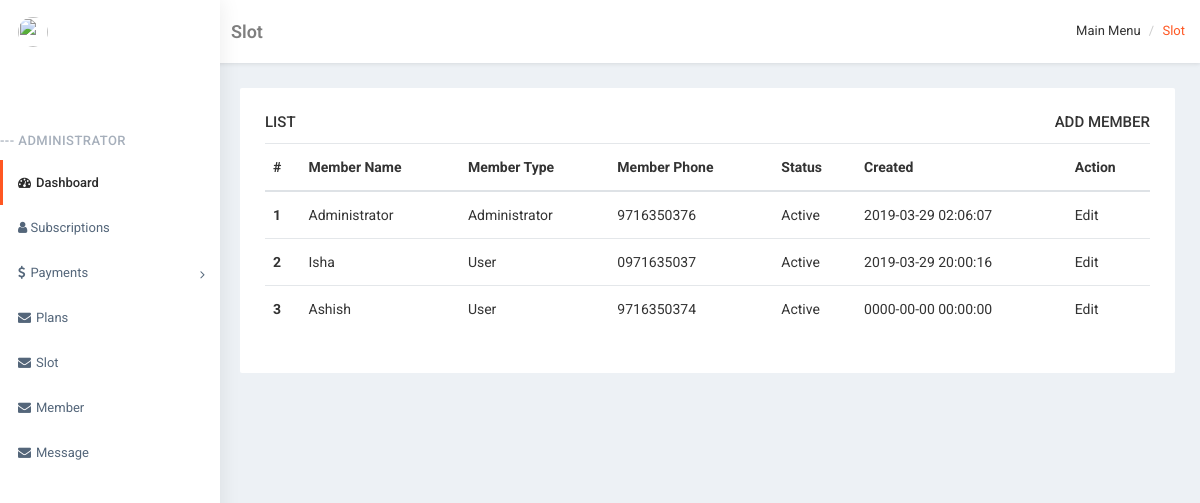
The page /user/member.php (signed in) on the database its author committed.
### tables this page shows
CREATE TABLE `members` (
  `MemberId` int(11) UNSIGNED NOT NULL,
  `MemberType` tinyint(1) NOT NULL DEFAULT '2',
  `MemberName` varchar(40) NOT NULL,
  `MemberEmailId` varchar(60) NOT NULL,
  `MembePhone` varchar(10) NOT NULL,
  `MemberGender` tinyint(1) NOT NULL DEFAULT '1',
  `MemberDob` date NOT NULL,
  `MemberJoiningDate` date NOT NULL,
  `MemberPassword` varchar(100) NOT NULL,
  `MemberAddress` text,
  `MemberActiveStatus` tinyint(1) NOT NULL DEFAULT '1',
  `created` datetime NOT NULL
);

### user/member.php (the view, shortened to what this page needs)
<?php include('header.php') ?>
<div class="adminbox-right" id="page-wrapper">
    <div class="container-fluid">
        <div class="flex-box bg-title">
            <div class="flex-box_left">
                <h4 class="page-title">Slot</h4>
            </div>
            <div class="flex-box_right">
                <ol class="breadcrumb">
                    <li>Main Menu</li>
                    <li class="active">Slot</li>
                </ol>
            </div>
        </div>
        <div class="row">
            <div class="col-md-12">
                <div class="white-box">
                    <div class="box-title">
                        <div class="caption ">
                            <span class="caption-subject font-dark bold uppercase">List</span>
                            <a href="member_form.php" class="caption-helper" style="float: right">Add Member</a>
                        </div>
                    </div>
                    <div class="box-body flip-scroll">
                        <table class="table table-bordered table-striped table-condensed flip-content">
                            <thead>
                                <tr>
                                    <th scope="col">#</th>
                                    <th scope="col">Member Name</th>
                                    <th scope="col">Member Type</th>
                                    <th scope="col">Member Phone</th>
                                    <th scope="col">Status</th>
                                    <th scope="col">Created</th>
                                    <th scope="col">Action</th>
                                </tr>
                            </thead>
                            <tbody>
                                <?php $check_query = "SELECT * FROM members"; $result = mysqli_query($db, $check_query); ?>
                                        <?php while ($res = mysqli_fetch_array($result)) { ?>
                                            <tr>
                                                <th scope="row"><?php echo $res['MemberId'] ?></th>
                                                <td><?php echo $res['MemberName'] ?></td>
                                                <td>
                                                    <?php
                                                    if($res['MemberType'] == 1) {
                                                        echo "Administrator";
                                                    }else{
                                                        echo "User";
                                                    }
                                                    ?>
                                                </td>
                                                <td><?php echo $res['MembePhone'] ?></td>
                                                <td>
                                                    <?php
                                                    if($res['MemberActiveStatus'] == 1) {
                                                        echo "Active";
                                                    }else{
                                                        echo "De-Active";
                                                    }
                                                    ?>
                                                </td>
                                                <td><?php echo $res['created'] ?></td>
                                                <td>
                                                    <a href="member_form.php?MemberId=<?php echo $res['MemberId'] ?>">Edit</a>
                                                </td>
                                            </tr>
                                        <?php } ?>
                            </tbody>
                        </table>
                    </div>
                </div>
            </div>
        </div>
    </div>
</div>
<?php include('footer.php') ?>

### user/header.php (shortened to what this page needs)
<html xmlns="http://www.w3.org/1999/xhtml">
<head>
    <link href="css/StyleSheet.css" rel="stylesheet" />
    <link href="css/font-awesome.css" rel="stylesheet" />
</head>
<body>
    <div class="adminbox">
        <div class="adminbox-left">
            <div class="sidebar">
                <div class="slimScrollDiv" style="position: relative; overflow: hidden; width: auto; height: 100%;">
                    <div class="sidebar-nav navbar-collapse slimscrollsidebar active" style="overflow: hidden; width: auto; height: 100%;">
                        <ul class="nav in" id="side-menu">
                            <li class="user-pro">
                                <a href="javascript:;" class="waves-effect">
                                    <img src="https://fitsigma.froid.works/fitsigma/images/user.svg" class="img-circle img-change">
                                    <span class="hide-menu"><?php echo $_SESSION['logged_user']['MemberName'] ?><span class="fa arrow"></span></span>
                                </a>
                                <ul class="nav nav-second-level collapse">
                                    <li><a href="index.php?logout=1"><i class="fa fa-power-off"></i>Logout</a></li>
                                </ul>
                            </li>
                            <li class="nav-small-cap m-t-10">--- <?php echo $_SESSION['logged_user']['MemberName'] ?></li>
                            <li><a href="index.php" class="waves-effect active"><i class="fa fa-tachometer mr5"></i><span class="hide-menu">Dashboard </span></a></li>
                            <?php if($_SESSION['logged_user']['MemberType'] == 1) { ?>
                                <li><a href="subscriptions.php" class="waves-effect "><i class="fa fa-user"></i>
                                    <span class="hide-menu">Subscriptions </span></a></li>
                                <li><a href="Payments.php" class="waves-effect "><i class="fa fa-usd mr5"></i><span class="hide-menu gap-payments">Payments <span class="fa arrow"></span></span></a>
                                </li>
                                <li><a href="plan.php" class="waves-effect "><i class="fa fa-envelope mr5"></i><span class="hide-menu">Plans </span></a>
                                </li>
                                <li><a href="slot.php" class="waves-effect "><i class="fa fa-envelope mr5"></i><span class="hide-menu">Slot </span></a>
                                </li>
                                <li><a href="member.php" class="waves-effect "><i class="fa fa-envelope mr5"></i><span class="hide-menu">Member </span></a>
                                </li>
                            <?php } else { ?>
                            <?php } ?>
                            <li><a href="Message.php" class="waves-effect "><i class="fa fa-envelope mr5"></i><span class="hide-menu">Message </span></a>
                            </li>
                        </ul>
                    </div>
                </div>
            </div>
        </div>

### user/footer.php
        </div>
    </body>
</html>

### rows shown on the page
members: MemberId "1", MemberName "Administrator", MemberType "Administrator", MembePhone "9716350376", MemberActiveStatus "Active", created "2019-03-29 02:06:07"
members: MemberId "2", MemberName "Isha", MemberType "User", MembePhone "0971635037", MemberActiveStatus "Active", created "2019-03-29 20:00:16"
members: MemberId "3", MemberName "Ashish", MemberType "User", MembePhone "9716350374", MemberActiveStatus "Active", created "0000-00-00 00:00:00"

### other values the page prints
$_SESSION['logged_user']['MemberName'] "ADMINISTRATOR"
